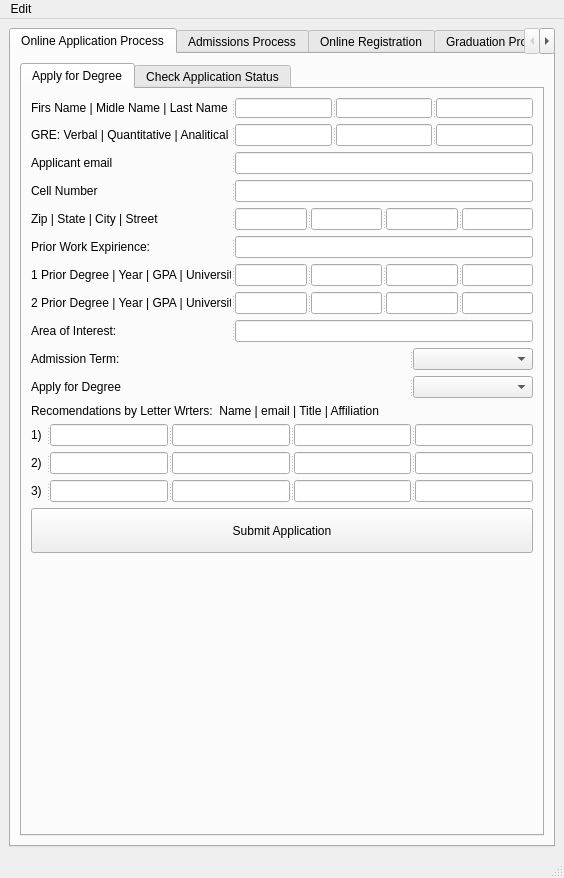
<?xml version="1.0" encoding="UTF-8"?>
<ui version="4.0">
 <class>STARRS</class>
 <widget class="QMainWindow" name="STARRS">
  <property name="geometry">
   <rect>
    <x>0</x>
    <y>0</y>
    <width>564</width>
    <height>878</height>
   </rect>
  </property>
  <property name="windowTitle">
   <string>S T A R R S</string>
  </property>
  <widget class="QWidget" name="centralwidget">
   <layout class="QVBoxLayout" name="verticalLayout">
    <item>
     <widget class="QTabWidget" name="tabSections">
      <property name="currentIndex">
       <number>0</number>
      </property>
      <widget class="QWidget" name="tab_1">
       <attribute name="title">
        <string>Online Application Process</string>
       </attribute>
       <layout class="QVBoxLayout" name="verticalLayout_2">
        <item>
         <widget class="QTabWidget" name="tabWidget">
          <property name="currentIndex">
           <number>0</number>
          </property>
          <widget class="QWidget" name="tab">
           <attribute name="title">
            <string>Apply for Degree</string>
           </attribute>
           <layout class="QVBoxLayout" name="verticalLayout_3">
            <item>
             <widget class="QSplitter" name="splitter">
              <property name="orientation">
               <enum>Qt::Horizontal</enum>
              </property>
              <widget class="QLabel" name="label_3">
               <property name="minimumSize">
                <size>
                 <width>200</width>
                 <height>0</height>
                </size>
               </property>
               <property name="maximumSize">
                <size>
                 <width>200</width>
                 <height>16777215</height>
                </size>
               </property>
               <property name="text">
                <string>Firs Name | Midle Name | Last Name</string>
               </property>
              </widget>
              <widget class="QLineEdit" name="linStudentFirstName">
               <property name="maximumSize">
                <size>
                 <width>16777215</width>
                 <height>20</height>
                </size>
               </property>
              </widget>
              <widget class="QLineEdit" name="linStudentMidName">
               <property name="maximumSize">
                <size>
                 <width>16777215</width>
                 <height>20</height>
                </size>
               </property>
              </widget>
              <widget class="QLineEdit" name="linStudentLastName">
               <property name="maximumSize">
                <size>
                 <width>16777215</width>
                 <height>20</height>
                </size>
               </property>
              </widget>
             </widget>
            </item>
            <item>
             <widget class="QSplitter" name="splitter_7">
              <property name="orientation">
               <enum>Qt::Horizontal</enum>
              </property>
              <widget class="QLabel" name="label_9">
               <property name="minimumSize">
                <size>
                 <width>200</width>
                 <height>0</height>
                </size>
               </property>
               <property name="maximumSize">
                <size>
                 <width>200</width>
                 <height>16777215</height>
                </size>
               </property>
               <property name="text">
                <string>GRE: Verbal | Quantitative | Analitical</string>
               </property>
              </widget>
              <widget class="QLineEdit" name="linGREVErbal"/>
              <widget class="QLineEdit" name="linGREVQuant"/>
              <widget class="QLineEdit" name="linGREVAnalitical"/>
             </widget>
            </item>
            <item>
             <widget class="QSplitter" name="splitter_9">
              <property name="orientation">
               <enum>Qt::Horizontal</enum>
              </property>
              <widget class="QLabel" name="label_11">
               <property name="minimumSize">
                <size>
                 <width>200</width>
                 <height>0</height>
                </size>
               </property>
               <property name="maximumSize">
                <size>
                 <width>200</width>
                 <height>16777215</height>
                </size>
               </property>
               <property name="text">
                <string>Applicant email</string>
               </property>
              </widget>
              <widget class="QLineEdit" name="linApplicantEmail"/>
             </widget>
            </item>
            <item>
             <widget class="QSplitter" name="splitter_11">
              <property name="orientation">
               <enum>Qt::Horizontal</enum>
              </property>
              <widget class="QLabel" name="label_14">
               <property name="minimumSize">
                <size>
                 <width>200</width>
                 <height>0</height>
                </size>
               </property>
               <property name="maximumSize">
                <size>
                 <width>200</width>
                 <height>16777215</height>
                </size>
               </property>
               <property name="text">
                <string>Cell Number</string>
               </property>
              </widget>
              <widget class="QLineEdit" name="linApplicantPhone"/>
             </widget>
            </item>
            <item>
             <widget class="QSplitter" name="splitter_10">
              <property name="orientation">
               <enum>Qt::Horizontal</enum>
              </property>
              <widget class="QLabel" name="label_12">
               <property name="minimumSize">
                <size>
                 <width>200</width>
                 <height>0</height>
                </size>
               </property>
               <property name="maximumSize">
                <size>
                 <width>200</width>
                 <height>16777215</height>
                </size>
               </property>
               <property name="text">
                <string>Zip | State | City | Street</string>
               </property>
              </widget>
              <widget class="QLineEdit" name="linAddressZip"/>
              <widget class="QLineEdit" name="linAddressState"/>
              <widget class="QLineEdit" name="linAddressCity"/>
              <widget class="QLineEdit" name="linAddressStreet"/>
             </widget>
            </item>
            <item>
             <widget class="QSplitter" name="splitter_2">
              <property name="orientation">
               <enum>Qt::Horizontal</enum>
              </property>
              <widget class="QLabel" name="label_4">
               <property name="minimumSize">
                <size>
                 <width>200</width>
                 <height>0</height>
                </size>
               </property>
               <property name="maximumSize">
                <size>
                 <width>200</width>
                 <height>16777215</height>
                </size>
               </property>
               <property name="text">
                <string>Prior Work Expirience:</string>
               </property>
              </widget>
              <widget class="QLineEdit" name="linWorkExpirience"/>
             </widget>
            </item>
            <item>
             <widget class="QSplitter" name="splitter_5">
              <property name="orientation">
               <enum>Qt::Horizontal</enum>
              </property>
              <widget class="QLabel" name="label_7">
               <property name="minimumSize">
                <size>
                 <width>200</width>
                 <height>0</height>
                </size>
               </property>
               <property name="maximumSize">
                <size>
                 <width>200</width>
                 <height>16777215</height>
                </size>
               </property>
               <property name="text">
                <string>1 Prior Degree | Year | GPA | University </string>
               </property>
              </widget>
              <widget class="QLineEdit" name="linPriorDegree1"/>
              <widget class="QLineEdit" name="linPriorYear1"/>
              <widget class="QLineEdit" name="linPriorGPA1"/>
              <widget class="QLineEdit" name="linPriorUniversity1"/>
             </widget>
            </item>
            <item>
             <widget class="QSplitter" name="splitter_6">
              <property name="orientation">
               <enum>Qt::Horizontal</enum>
              </property>
              <widget class="QLabel" name="label_8">
               <property name="minimumSize">
                <size>
                 <width>200</width>
                 <height>0</height>
                </size>
               </property>
               <property name="maximumSize">
                <size>
                 <width>200</width>
                 <height>16777215</height>
                </size>
               </property>
               <property name="text">
                <string>2 Prior Degree | Year | GPA | University </string>
               </property>
              </widget>
              <widget class="QLineEdit" name="linPriorDegree2"/>
              <widget class="QLineEdit" name="linPriorYear2"/>
              <widget class="QLineEdit" name="linPriorGPA2"/>
              <widget class="QLineEdit" name="linPriorUniversity2"/>
             </widget>
            </item>
            <item>
             <widget class="QSplitter" name="splitter_15">
              <property name="orientation">
               <enum>Qt::Horizontal</enum>
              </property>
              <widget class="QLabel" name="label_13">
               <property name="minimumSize">
                <size>
                 <width>200</width>
                 <height>0</height>
                </size>
               </property>
               <property name="maximumSize">
                <size>
                 <width>200</width>
                 <height>16777215</height>
                </size>
               </property>
               <property name="text">
                <string>Area of Interest:</string>
               </property>
              </widget>
              <widget class="QLineEdit" name="linAreaOfInterest"/>
             </widget>
            </item>
            <item>
             <widget class="QSplitter" name="splitter_3">
              <property name="orientation">
               <enum>Qt::Horizontal</enum>
              </property>
              <widget class="QLabel" name="label_5">
               <property name="text">
                <string>Admission Term:</string>
               </property>
              </widget>
              <widget class="QComboBox" name="comAdmissionTerm">
               <property name="maximumSize">
                <size>
                 <width>120</width>
                 <height>16777215</height>
                </size>
               </property>
              </widget>
             </widget>
            </item>
            <item>
             <widget class="QSplitter" name="splitter_4">
              <property name="orientation">
               <enum>Qt::Horizontal</enum>
              </property>
              <widget class="QLabel" name="label_6">
               <property name="text">
                <string>Apply for Degree</string>
               </property>
              </widget>
              <widget class="QComboBox" name="comDegreeSought">
               <property name="maximumSize">
                <size>
                 <width>120</width>
                 <height>16777215</height>
                </size>
               </property>
              </widget>
             </widget>
            </item>
            <item>
             <widget class="QLabel" name="label_17">
              <property name="text">
               <string>Recomendations by Letter Wrters:  Name | email | Title | Affiliation</string>
              </property>
             </widget>
            </item>
            <item>
             <widget class="QSplitter" name="splitter_16">
              <property name="orientation">
               <enum>Qt::Horizontal</enum>
              </property>
              <widget class="QLabel" name="label_16">
               <property name="text">
                <string>1) </string>
               </property>
              </widget>
              <widget class="QLineEdit" name="linRecomendation1Name"/>
              <widget class="QLineEdit" name="linRecomendation1Email"/>
              <widget class="QLineEdit" name="linRecomendation1Title"/>
              <widget class="QLineEdit" name="linRecomendation1Affiliation"/>
             </widget>
            </item>
            <item>
             <widget class="QSplitter" name="splitter_17">
              <property name="orientation">
               <enum>Qt::Horizontal</enum>
              </property>
              <widget class="QLabel" name="label_18">
               <property name="text">
                <string>2) </string>
               </property>
              </widget>
              <widget class="QLineEdit" name="linRecomendation2Name"/>
              <widget class="QLineEdit" name="linRecomendation2Email"/>
              <widget class="QLineEdit" name="linRecomendation2Title"/>
              <widget class="QLineEdit" name="linRecomendation2Affiliation"/>
             </widget>
            </item>
            <item>
             <widget class="QSplitter" name="splitter_35">
              <property name="orientation">
               <enum>Qt::Horizontal</enum>
              </property>
              <widget class="QLabel" name="label_35">
               <property name="text">
                <string>3) </string>
               </property>
              </widget>
              <widget class="QLineEdit" name="linRecomendation3Name"/>
              <widget class="QLineEdit" name="linRecomendation3Email"/>
              <widget class="QLineEdit" name="linRecomendation3Title"/>
              <widget class="QLineEdit" name="linRecomendation3Affiliation"/>
             </widget>
            </item>
            <item>
             <widget class="QPushButton" name="btnSubmitApplication">
              <property name="minimumSize">
               <size>
                <width>0</width>
                <height>45</height>
               </size>
              </property>
              <property name="text">
               <string>Submit Application</string>
              </property>
             </widget>
            </item>
            <item>
             <spacer name="verticalSpacer">
              <property name="orientation">
               <enum>Qt::Vertical</enum>
              </property>
              <property name="sizeHint" stdset="0">
               <size>
                <width>20</width>
                <height>40</height>
               </size>
              </property>
             </spacer>
            </item>
           </layout>
          </widget>
          <widget class="QWidget" name="tab_5">
           <attribute name="title">
            <string>Check Application Status</string>
           </attribute>
           <layout class="QVBoxLayout" name="verticalLayout_5">
            <item>
             <widget class="QSplitter" name="splitter_8">
              <property name="orientation">
               <enum>Qt::Horizontal</enum>
              </property>
              <widget class="QLabel" name="label_10">
               <property name="text">
                <string>Enter student ID:</string>
               </property>
              </widget>
              <widget class="QLineEdit" name="linStudentID"/>
             </widget>
            </item>
            <item>
             <widget class="QPushButton" name="btnCheckApplicationStatus">
              <property name="minimumSize">
               <size>
                <width>0</width>
                <height>45</height>
               </size>
              </property>
              <property name="text">
               <string>Check Application Status</string>
              </property>
             </widget>
            </item>
            <item>
             <widget class="QSplitter" name="splitter_27">
              <property name="orientation">
               <enum>Qt::Horizontal</enum>
              </property>
              <widget class="QLabel" name="labApplicationStatus">
               <property name="maximumSize">
                <size>
                 <width>120</width>
                 <height>16777215</height>
                </size>
               </property>
               <property name="text">
                <string>Application status:</string>
               </property>
              </widget>
              <widget class="QLineEdit" name="linApplicationStatus">
               <property name="enabled">
                <bool>false</bool>
               </property>
              </widget>
             </widget>
            </item>
            <item>
             <widget class="Line" name="line">
              <property name="orientation">
               <enum>Qt::Horizontal</enum>
              </property>
             </widget>
            </item>
            <item>
             <widget class="QPushButton" name="btnEnroll">
              <property name="minimumSize">
               <size>
                <width>0</width>
                <height>45</height>
               </size>
              </property>
              <property name="text">
               <string>Enroll to Database University</string>
              </property>
             </widget>
            </item>
            <item>
             <spacer name="verticalSpacer_2">
              <property name="orientation">
               <enum>Qt::Vertical</enum>
              </property>
              <property name="sizeHint" stdset="0">
               <size>
                <width>20</width>
                <height>40</height>
               </size>
              </property>
             </spacer>
            </item>
           </layout>
          </widget>
         </widget>
        </item>
       </layout>
      </widget>
      <widget class="QWidget" name="tab_2">
       <attribute name="title">
        <string>Admissions Process</string>
       </attribute>
       <layout class="QVBoxLayout" name="verticalLayout_6">
        <item>
         <widget class="QGroupBox" name="groupBox">
          <property name="title">
           <string>Submit Student Data</string>
          </property>
          <layout class="QVBoxLayout" name="verticalLayout_10">
           <item>
            <widget class="QSplitter" name="splitter_12">
             <property name="orientation">
              <enum>Qt::Horizontal</enum>
             </property>
             <widget class="QLabel" name="label_15">
              <property name="minimumSize">
               <size>
                <width>200</width>
                <height>0</height>
               </size>
              </property>
              <property name="maximumSize">
               <size>
                <width>200</width>
                <height>16777215</height>
               </size>
              </property>
              <property name="text">
               <string>Enter student ID:</string>
              </property>
             </widget>
             <widget class="QLineEdit" name="linStudentIDAdmission"/>
            </widget>
           </item>
           <item>
            <widget class="Line" name="line_3">
             <property name="orientation">
              <enum>Qt::Horizontal</enum>
             </property>
            </widget>
           </item>
           <item>
            <widget class="QSplitter" name="splitter_13">
             <property name="orientation">
              <enum>Qt::Horizontal</enum>
             </property>
             <widget class="QCheckBox" name="chbTranscripts">
              <property name="minimumSize">
               <size>
                <width>200</width>
                <height>0</height>
               </size>
              </property>
              <property name="maximumSize">
               <size>
                <width>200</width>
                <height>16777215</height>
               </size>
              </property>
              <property name="text">
               <string>Transcripts Were Received</string>
              </property>
             </widget>
             <widget class="QPushButton" name="btnSetTranscripts">
              <property name="text">
               <string>Submit Transcripts Status</string>
              </property>
             </widget>
            </widget>
           </item>
           <item>
            <widget class="QSplitter" name="splitter_36">
             <property name="orientation">
              <enum>Qt::Horizontal</enum>
             </property>
             <widget class="QLabel" name="label">
              <property name="minimumSize">
               <size>
                <width>200</width>
                <height>0</height>
               </size>
              </property>
              <property name="maximumSize">
               <size>
                <width>400</width>
                <height>16777215</height>
               </size>
              </property>
              <property name="text">
               <string>Recomenatations: Name | email | Title | Affiliation | Score</string>
              </property>
             </widget>
            </widget>
           </item>
           <item>
            <widget class="QSplitter" name="splitter_37">
             <property name="orientation">
              <enum>Qt::Horizontal</enum>
             </property>
             <widget class="QCheckBox" name="chbDoRecommendation_1">
              <property name="text">
               <string/>
              </property>
              <property name="checked">
               <bool>true</bool>
              </property>
             </widget>
             <widget class="QLineEdit" name="linRecomendationName_1"/>
             <widget class="QLineEdit" name="linRecomendationEmail_1"/>
             <widget class="QLineEdit" name="linRecomendationTitle_1"/>
             <widget class="QLineEdit" name="linRecomendationAffiliation_1"/>
             <widget class="QComboBox" name="comRecomendationScore_1"/>
            </widget>
           </item>
           <item>
            <widget class="QSplitter" name="splitter_38">
             <property name="orientation">
              <enum>Qt::Horizontal</enum>
             </property>
             <widget class="QCheckBox" name="chbDoRecommendation_2">
              <property name="text">
               <string/>
              </property>
              <property name="checked">
               <bool>true</bool>
              </property>
             </widget>
             <widget class="QLineEdit" name="linRecomendationName_2"/>
             <widget class="QLineEdit" name="linRecomendationEmail_2"/>
             <widget class="QLineEdit" name="linRecomendationTitle_2"/>
             <widget class="QLineEdit" name="linRecomendationAffiliation_2"/>
             <widget class="QComboBox" name="comRecomendationScore_2"/>
            </widget>
           </item>
           <item>
            <widget class="QSplitter" name="splitter_39">
             <property name="orientation">
              <enum>Qt::Horizontal</enum>
             </property>
             <widget class="QCheckBox" name="chbDoRecommendation_3">
              <property name="text">
               <string/>
              </property>
             </widget>
             <widget class="QLineEdit" name="linRecomendationName_3"/>
             <widget class="QLineEdit" name="linRecomendationEmail_3"/>
             <widget class="QLineEdit" name="linRecomendationTitle_3"/>
             <widget class="QLineEdit" name="linRecomendationAffiliation_3"/>
             <widget class="QComboBox" name="comRecomendationScore_3"/>
            </widget>
           </item>
           <item>
            <widget class="QPushButton" name="btnSetRecomendations">
             <property name="minimumSize">
              <size>
               <width>0</width>
               <height>45</height>
              </size>
             </property>
             <property name="text">
              <string>Submit Recomendations</string>
             </property>
            </widget>
           </item>
          </layout>
         </widget>
        </item>
        <item>
         <widget class="QPushButton" name="btnGetPendingApplicants">
          <property name="minimumSize">
           <size>
            <width>0</width>
            <height>45</height>
           </size>
          </property>
          <property name="text">
           <string>Get List of Decision Pending Applicants</string>
          </property>
         </widget>
        </item>
        <item>
         <widget class="QSplitter" name="splitter_26">
          <property name="orientation">
           <enum>Qt::Horizontal</enum>
          </property>
          <widget class="QLabel" name="label_27">
           <property name="minimumSize">
            <size>
             <width>200</width>
             <height>0</height>
            </size>
           </property>
           <property name="maximumSize">
            <size>
             <width>200</width>
             <height>16777215</height>
            </size>
           </property>
           <property name="text">
            <string>List of Decision Pending Applicants</string>
           </property>
          </widget>
          <widget class="QComboBox" name="comPendingApplicants"/>
         </widget>
        </item>
        <item>
         <widget class="QGroupBox" name="groupBox_4">
          <property name="title">
           <string>Review Application</string>
          </property>
          <layout class="QVBoxLayout" name="verticalLayout_11">
           <item>
            <widget class="QTableView" name="tabApplicantData">
             <property name="maximumSize">
              <size>
               <width>16777215</width>
               <height>120</height>
              </size>
             </property>
            </widget>
           </item>
           <item>
            <widget class="QPushButton" name="pushButton">
             <property name="text">
              <string>PushButton</string>
             </property>
            </widget>
           </item>
          </layout>
         </widget>
        </item>
        <item>
         <widget class="QGroupBox" name="groupBox_2">
          <property name="title">
           <string>Make Decision</string>
          </property>
          <layout class="QVBoxLayout" name="verticalLayout_8">
           <item>
            <widget class="QSplitter" name="splitter_14">
             <property name="orientation">
              <enum>Qt::Horizontal</enum>
             </property>
             <widget class="QLabel" name="label_2">
              <property name="minimumSize">
               <size>
                <width>200</width>
                <height>0</height>
               </size>
              </property>
              <property name="maximumSize">
               <size>
                <width>200</width>
                <height>16777215</height>
               </size>
              </property>
              <property name="text">
               <string>Select applicant destiny</string>
              </property>
             </widget>
             <widget class="QComboBox" name="comDescision"/>
            </widget>
           </item>
           <item>
            <widget class="QPushButton" name="btnMadeDecision">
             <property name="minimumSize">
              <size>
               <width>0</width>
               <height>45</height>
              </size>
             </property>
             <property name="text">
              <string>Submit Applicant Status</string>
             </property>
            </widget>
           </item>
          </layout>
         </widget>
        </item>
        <item>
         <spacer name="verticalSpacer_3">
          <property name="orientation">
           <enum>Qt::Vertical</enum>
          </property>
          <property name="sizeHint" stdset="0">
           <size>
            <width>20</width>
            <height>40</height>
           </size>
          </property>
         </spacer>
        </item>
       </layout>
      </widget>
      <widget class="QWidget" name="tab_3">
       <attribute name="title">
        <string>Online Registration</string>
       </attribute>
      </widget>
      <widget class="QWidget" name="tab_4">
       <attribute name="title">
        <string>Graduation Process</string>
       </attribute>
      </widget>
     </widget>
    </item>
   </layout>
  </widget>
  <widget class="QMenuBar" name="menubar">
   <property name="geometry">
    <rect>
     <x>0</x>
     <y>0</y>
     <width>564</width>
     <height>21</height>
    </rect>
   </property>
   <widget class="QMenu" name="menuEdit">
    <property name="title">
     <string>Edit</string>
    </property>
    <addaction name="actInitDatabase"/>
   </widget>
   <addaction name="menuEdit"/>
  </widget>
  <widget class="QStatusBar" name="statusbar"/>
  <action name="actInitDatabase">
   <property name="text">
    <string>Init Database</string>
   </property>
  </action>
 </widget>
 <resources/>
 <connections/>
</ui>
